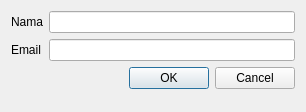
<?xml version="1.0" encoding="UTF-8"?>
<ui version="4.0">
 <class>InputDataDialog</class>
 <widget class="QDialog" name="InputDataDialog">
  <property name="geometry">
   <rect>
    <x>0</x>
    <y>0</y>
    <width>306</width>
    <height>112</height>
   </rect>
  </property>
  <property name="minimumSize">
   <size>
    <width>306</width>
    <height>112</height>
   </size>
  </property>
  <property name="windowTitle">
   <string>Dialog</string>
  </property>
  <layout class="QFormLayout" name="formLayout">
   <item row="0" column="0">
    <widget class="QLabel" name="label">
     <property name="text">
      <string>Nama</string>
     </property>
    </widget>
   </item>
   <item row="0" column="1">
    <widget class="QLineEdit" name="lineEditNama"/>
   </item>
   <item row="1" column="0">
    <widget class="QLabel" name="label_2">
     <property name="text">
      <string>Email</string>
     </property>
    </widget>
   </item>
   <item row="1" column="1">
    <widget class="QLineEdit" name="lineEditEmail"/>
   </item>
   <item row="2" column="0" colspan="2">
    <widget class="QDialogButtonBox" name="buttonBox">
     <property name="orientation">
      <enum>Qt::Horizontal</enum>
     </property>
     <property name="standardButtons">
      <set>QDialogButtonBox::Cancel|QDialogButtonBox::Ok</set>
     </property>
    </widget>
   </item>
  </layout>
 </widget>
 <resources/>
 <connections>
  <connection>
   <sender>buttonBox</sender>
   <signal>accepted()</signal>
   <receiver>InputDataDialog</receiver>
   <slot>accept()</slot>
   <hints>
    <hint type="sourcelabel">
     <x>248</x>
     <y>254</y>
    </hint>
    <hint type="destinationlabel">
     <x>157</x>
     <y>274</y>
    </hint>
   </hints>
  </connection>
  <connection>
   <sender>buttonBox</sender>
   <signal>rejected()</signal>
   <receiver>InputDataDialog</receiver>
   <slot>reject()</slot>
   <hints>
    <hint type="sourcelabel">
     <x>316</x>
     <y>260</y>
    </hint>
    <hint type="destinationlabel">
     <x>286</x>
     <y>274</y>
    </hint>
   </hints>
  </connection>
 </connections>
</ui>
